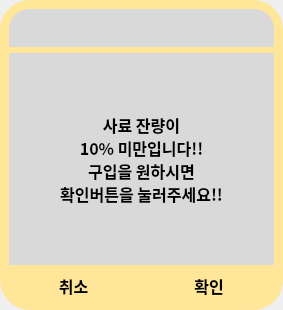
<?xml version="1.0" encoding="UTF-8"?>
<ui version="4.0">
 <class>mainFrame</class>
 <widget class="QWidget" name="mainFrame">
  <property name="geometry">
   <rect>
    <x>0</x>
    <y>0</y>
    <width>283</width>
    <height>310</height>
   </rect>
  </property>
  <property name="minimumSize">
   <size>
    <width>250</width>
    <height>250</height>
   </size>
  </property>
  <property name="windowTitle">
   <string>Form</string>
  </property>
  <property name="styleSheet">
   <string notr="true"/>
  </property>
  <layout class="QVBoxLayout" name="verticalLayout">
   <property name="spacing">
    <number>0</number>
   </property>
   <property name="leftMargin">
    <number>0</number>
   </property>
   <property name="topMargin">
    <number>0</number>
   </property>
   <property name="rightMargin">
    <number>0</number>
   </property>
   <property name="bottomMargin">
    <number>0</number>
   </property>
   <item>
    <widget class="QFrame" name="main">
     <property name="sizePolicy">
      <sizepolicy hsizetype="Preferred" vsizetype="Preferred">
       <horstretch>0</horstretch>
       <verstretch>0</verstretch>
      </sizepolicy>
     </property>
     <property name="minimumSize">
      <size>
       <width>100</width>
       <height>100</height>
      </size>
     </property>
     <property name="baseSize">
      <size>
       <width>0</width>
       <height>0</height>
      </size>
     </property>
     <property name="font">
      <font>
       <family>나눔고딕</family>
       <pointsize>12</pointsize>
       <weight>75</weight>
       <bold>true</bold>
      </font>
     </property>
     <property name="styleSheet">
      <string notr="true">background-color: rgb(255, 230, 153);
border-radius: 30px;</string>
     </property>
     <property name="frameShape">
      <enum>QFrame::StyledPanel</enum>
     </property>
     <property name="frameShadow">
      <enum>QFrame::Raised</enum>
     </property>
     <layout class="QGridLayout" name="gridLayout">
      <item row="1" column="0" colspan="2">
       <widget class="QLabel" name="warn">
        <property name="sizePolicy">
         <sizepolicy hsizetype="Preferred" vsizetype="Preferred">
          <horstretch>0</horstretch>
          <verstretch>0</verstretch>
         </sizepolicy>
        </property>
        <property name="minimumSize">
         <size>
          <width>0</width>
          <height>40</height>
         </size>
        </property>
        <property name="font">
         <font>
          <family>나눔고딕</family>
          <pointsize>12</pointsize>
          <weight>75</weight>
          <bold>true</bold>
         </font>
        </property>
        <property name="styleSheet">
         <string notr="true">background-color: rgb(217, 217, 217);
border-radius: 0px;</string>
        </property>
        <property name="text">
         <string>사료 잔량이
10% 미만입니다!!
구입을 원하시면
확인버튼을 눌러주세요!!</string>
        </property>
        <property name="alignment">
         <set>Qt::AlignCenter</set>
        </property>
       </widget>
      </item>
      <item row="4" column="0">
       <widget class="QPushButton" name="cancel">
        <property name="minimumSize">
         <size>
          <width>0</width>
          <height>30</height>
         </size>
        </property>
        <property name="font">
         <font>
          <family>나눔고딕</family>
          <pointsize>12</pointsize>
          <weight>75</weight>
          <bold>true</bold>
         </font>
        </property>
        <property name="styleSheet">
         <string notr="true">QPushButton{
background-color: rgb(255, 230, 153);
border-radius: 15px;
}
QPushButton:hover{
background-color: rgb(197, 197, 197);
border-radius: 15px;
}</string>
        </property>
        <property name="text">
         <string>취소</string>
        </property>
       </widget>
      </item>
      <item row="4" column="1">
       <widget class="QPushButton" name="confirm">
        <property name="minimumSize">
         <size>
          <width>0</width>
          <height>30</height>
         </size>
        </property>
        <property name="maximumSize">
         <size>
          <width>16777215</width>
          <height>30</height>
         </size>
        </property>
        <property name="font">
         <font>
          <family>나눔고딕</family>
          <pointsize>12</pointsize>
          <weight>75</weight>
          <bold>true</bold>
         </font>
        </property>
        <property name="styleSheet">
         <string notr="true">QPushButton{
background-color: rgb(255, 230, 153);
border-radius: 15px;
}
QPushButton:hover{
background-color: rgb(197, 197, 197);
border-radius: 15px;
}</string>
        </property>
        <property name="text">
         <string>확인</string>
        </property>
       </widget>
      </item>
      <item row="0" column="0" colspan="2">
       <widget class="QFrame" name="titleFrame">
        <property name="sizePolicy">
         <sizepolicy hsizetype="Preferred" vsizetype="Fixed">
          <horstretch>0</horstretch>
          <verstretch>0</verstretch>
         </sizepolicy>
        </property>
        <property name="styleSheet">
         <string notr="true">background-color: rgb(217, 217, 217);
border-bottom-right-radius: 0px;
border-bottom-left-radius: 0px;
border-top-right-radius: 20px;
border-top-left-radius: 20px;</string>
        </property>
        <property name="frameShape">
         <enum>QFrame::StyledPanel</enum>
        </property>
        <property name="frameShadow">
         <enum>QFrame::Raised</enum>
        </property>
        <layout class="QHBoxLayout" name="horizontalLayout_2">
         <item>
          <spacer name="sideSpacer">
           <property name="orientation">
            <enum>Qt::Horizontal</enum>
           </property>
           <property name="sizeType">
            <enum>QSizePolicy::Preferred</enum>
           </property>
           <property name="sizeHint" stdset="0">
            <size>
             <width>99999</width>
             <height>20</height>
            </size>
           </property>
          </spacer>
         </item>
         <item>
          <widget class="QPushButton" name="close">
           <property name="sizePolicy">
            <sizepolicy hsizetype="Preferred" vsizetype="Fixed">
             <horstretch>0</horstretch>
             <verstretch>0</verstretch>
            </sizepolicy>
           </property>
           <property name="minimumSize">
            <size>
             <width>20</width>
             <height>20</height>
            </size>
           </property>
           <property name="maximumSize">
            <size>
             <width>20</width>
             <height>20</height>
            </size>
           </property>
           <property name="styleSheet">
            <string notr="true">border-image: url(:/source/close.PNG)</string>
           </property>
           <property name="text">
            <string/>
           </property>
           <property name="icon">
            <iconset resource="../source/window.qrc">
             <normaloff>:/source/close.PNG</normaloff>:/source/close.PNG</iconset>
           </property>
          </widget>
         </item>
        </layout>
       </widget>
      </item>
     </layout>
    </widget>
   </item>
  </layout>
 </widget>
 <resources>
  <include location="../source/window.qrc"/>
 </resources>
 <connections/>
</ui>
